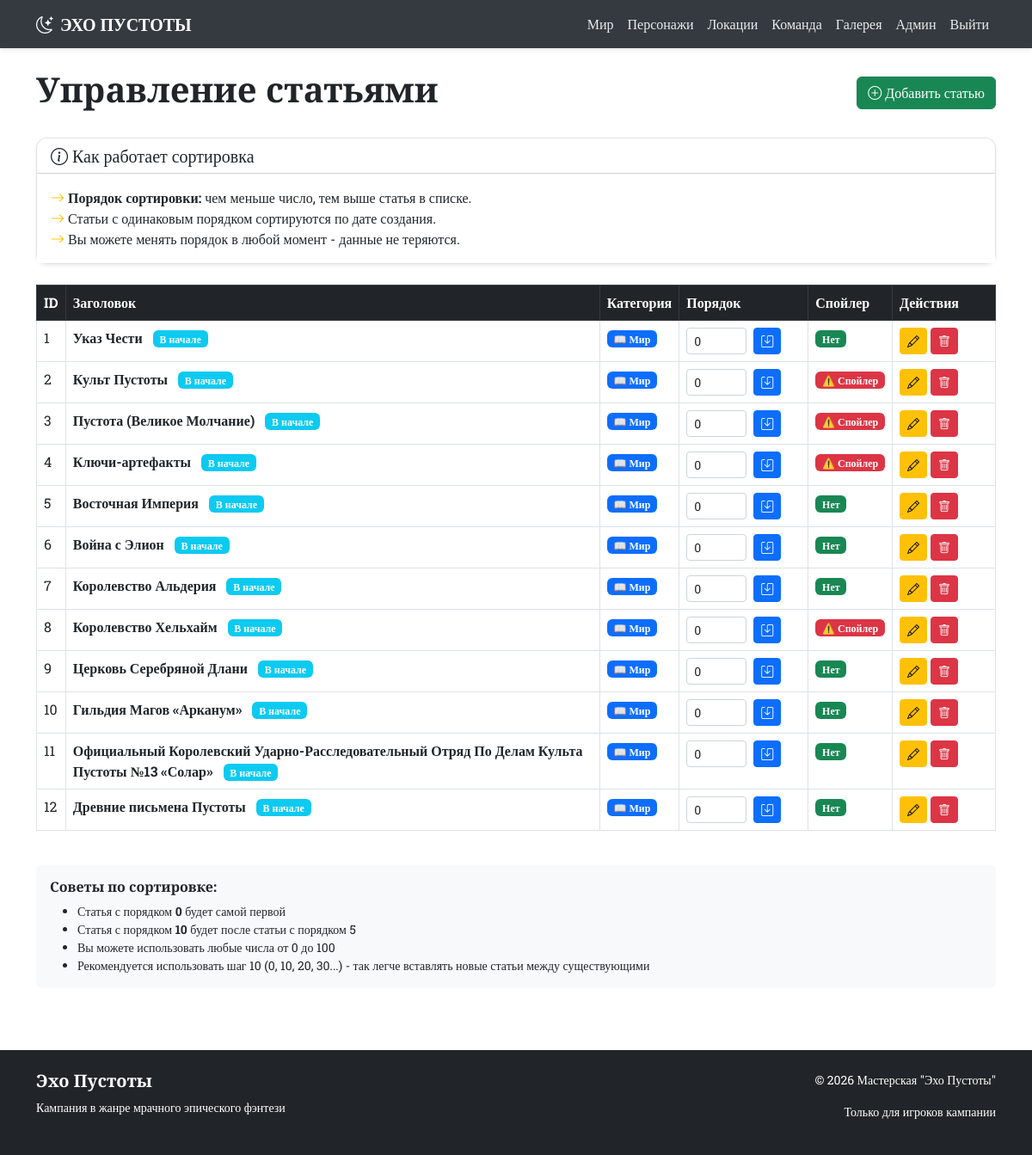
The page /admin/articles (signed in) on the database as committed earlier.
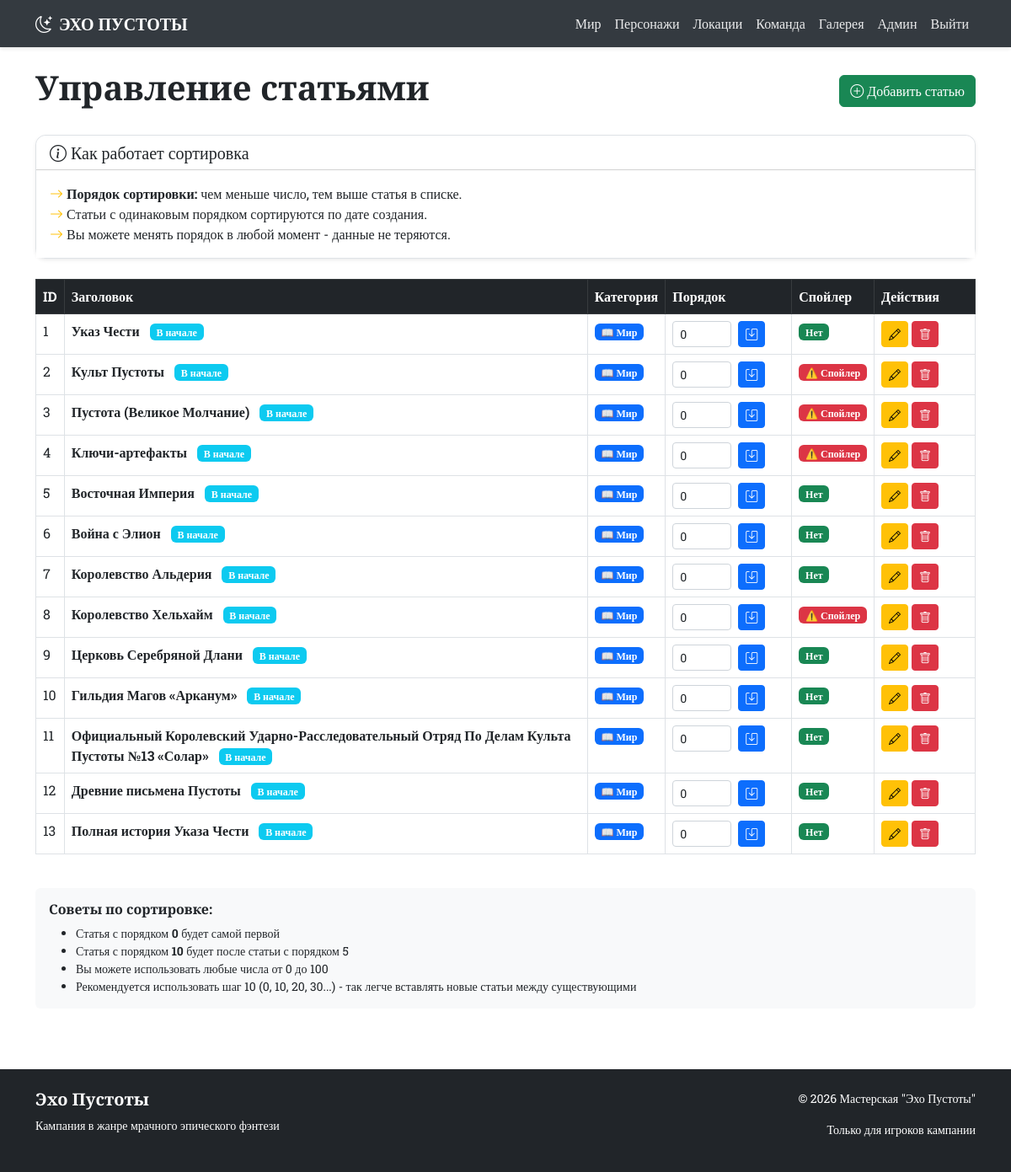
The same page on the database as committed later.
### app.py (models this page shows)
class Article(db.Model):
    __tablename__ = 'articles'
    id = db.Column(db.Integer, primary_key=True)
    title = db.Column(db.String(200), nullable=False)
    category = db.Column(db.String(50))
    content = db.Column(db.Text)
    is_spoiler = db.Column(db.Boolean, default=False)
    sort_order = db.Column(db.Integer, default=0)

### app.py (the view)
@app.route('/admin/articles')
@login_required
def admin_articles():
    articles = Article.query.all()
    return render_template('admin/articles.html', articles=articles)

### app.py (called while the page is built)
@login_manager.user_loader
def load_user(user_id):
    return User.query.get(int(user_id))

### templates/admin/articles.html (shortened to what the changed rows need)
{% extends "base.html" %}
{% block content %}
<div class="d-flex justify-content-between align-items-center mb-4">
    <h1 class="cinzel text-dark">Управление статьями</h1>
</div>
<div class="table-responsive">
    <table class="table table-bordered table-hover">
        <thead class="table-dark">
            <tr>
                <th>ID</th>
                <th>Заголовок</th>
                <th>Категория</th>
                <th>Порядок</th>
                <th>Спойлер</th>
                <th>Действия</th>
            </tr>
        </thead>
        <tbody>
            {% for article in articles|sort(attribute='sort_order') %}
            <tr>
                <td>{{ article.id }}</td>
                <td>
                    <strong>{{ article.title }}</strong>
                    {% if article.sort_order == 0 %}
                    <span class="badge bg-info ms-2">В начале</span>
                    {% endif %}
                </td>
                <td>
                    <span class="badge {% if article.category == 'world' %}bg-primary{% elif article.category == 'rule' %}bg-success{% elif article.category == 'pantheon' %}bg-info{% else %}bg-secondary{% endif %}">
                        {% if article.category == 'world' %}📖 Мир
                        {% elif article.category == 'rule' %}📜 Правила
                        {% elif article.category == 'pantheon' %}⛪ Пантеон
                        {% else %}📄 Другое{% endif %}
                    </span>
                </td>
                <td style="width: 150px;">
                    <form method="POST" action="{{ url_for('update_article_order', id=article.id) }}" class="d-flex gap-2">
                        <input type="number" name="sort_order" value="{{ article.sort_order }}"
                                style="width: 70px;" class="form-control form-control-sm"
                                min="0" max="100" step="1">
                        <button type="submit" class="btn btn-sm btn-primary">
                            <i class="bi bi-save"></i>
                        </button>
                    </form>
                </td>
                <td>
                    {% if article.is_spoiler %}
                    <span class="badge bg-danger">⚠️ Спойлер</span>
                    {% else %}
                    <span class="badge bg-success">Нет</span>
                    {% endif %}
                </td>
                <td style="width: 120px;">
                    <a href="{{ url_for('edit_article', id=article.id) }}" class="btn btn-sm btn-warning">
                        <i class="bi bi-pencil"></i>
                    </a>
                    <a href="{{ url_for('delete_article', id=article.id) }}" class="btn btn-sm btn-danger"
                        onclick="return confirm('Удалить статью «{{ article.title }}»? Это действие нельзя отменить.')">
                        <i class="bi bi-trash"></i>
                    </a>
                </td>
            </tr>
            {% endfor %}
        </tbody>
    </table>
</div>
{% endblock %}

Rows that differ between the two databases and show on the page:
added Article: id "13", title "Полная история Указа Чести", shows "В начале", category "📖 Мир", sort_order "0", is_spoiler "Нет"
